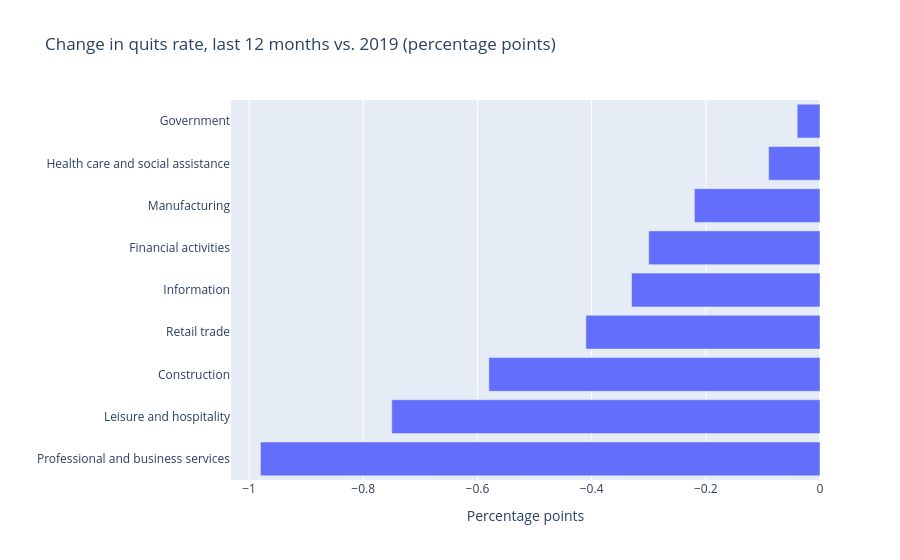

The cell this chart's notebook holds for it:
### Code cell
plot_q = quits.drop(index="Total nonfarm", errors="ignore").reset_index()

fig, ax = plt.subplots(figsize=(9, 5.5))
colors = ["#b2182b" if v < 0 else "#2166ac" for v in plot_q["Change vs 2019"]]
ax.barh(plot_q["industry"], plot_q["Change vs 2019"], color=colors)
ax.axvline(0, color="black", linewidth=0.8)
ax.set_title("Change in quits rate: last 12 months vs. 2019 average")
ax.set_xlabel("Percentage points")
ax.spines[["top", "right"]].set_visible(False)
fig.text(0.01, 0.01, "Source: BLS JOLTS, seasonally adjusted.", fontsize=8, color="grey")
fig.tight_layout()
fig.savefig(OUT / "quits_change_by_industry.png", dpi=200)
plt.show()

fig_i = px.bar(plot_q, x="Change vs 2019", y="industry", orientation="h",
               title="Change in quits rate, last 12 months vs. 2019 (percentage points)",
               labels={"industry": "", "Change vs 2019": "Percentage points"})
fig_i.write_html(OUT / "quits_change_by_industry.html", include_plotlyjs="cdn")
fig_i.show()

### Figure 1 — Plotly figure (JSON) as saved in the notebook; plotly's stock layout.template omitted (floating-point values rounded to 4 significant figures)
{"data": [{"hovertemplate": "Percentage points=%{x}<br>=%{y}<extra></extra>", "legendgroup": "", "marker": {"color": "#636efa", "pattern": {"shape": ""}}, "name": "", "orientation": "h", "showlegend": false, "textposition": "auto", "type": "bar", "x": [-0.98, -0.75, -0.58, -0.41, -0.33, -0.3, -0.22, -0.09, -0.04], "xaxis": "x", "y": ["Professional and business services", "Leisure and hospitality", "Construction", "Retail trade", "Information", "Financial activities", "Manufacturing", "Health care and social assistance", "Government"], "yaxis": "y"}], "layout": {"barmode": "relative", "legend": {"tracegroupgap": 0}, "title": {"text": "Change in quits rate, last 12 months vs. 2019 (percentage points)"}, "xaxis": {"anchor": "y", "domain": [0, 1], "title": {"text": "Percentage points"}}, "yaxis": {"anchor": "x", "domain": [0, 1], "title": {"text": ""}}}}
